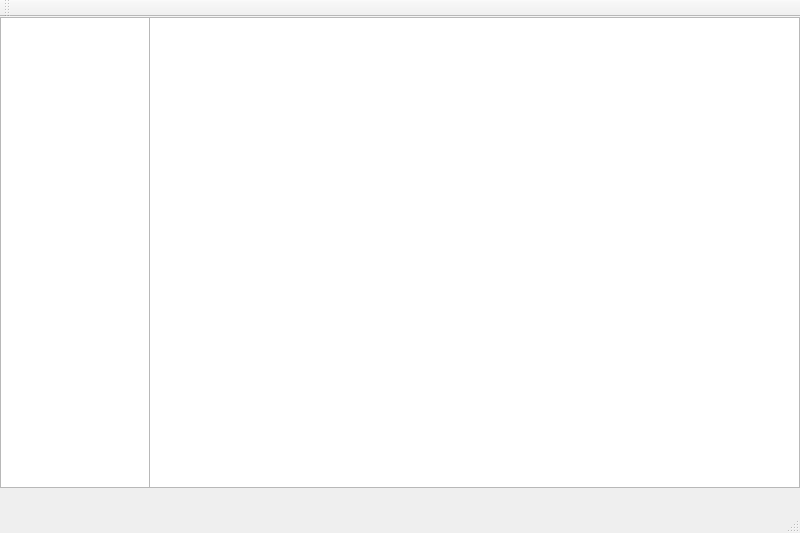
<?xml version="1.0" encoding="UTF-8"?>
<ui version="4.0">
 <class>MainWindow</class>
 <widget class="QMainWindow" name="MainWindow">
  <property name="enabled">
   <bool>true</bool>
  </property>
  <property name="geometry">
   <rect>
    <x>0</x>
    <y>0</y>
    <width>800</width>
    <height>533</height>
   </rect>
  </property>
  <property name="sizePolicy">
   <sizepolicy hsizetype="Fixed" vsizetype="Fixed">
    <horstretch>0</horstretch>
    <verstretch>0</verstretch>
   </sizepolicy>
  </property>
  <property name="minimumSize">
   <size>
    <width>800</width>
    <height>533</height>
   </size>
  </property>
  <property name="maximumSize">
   <size>
    <width>800</width>
    <height>533</height>
   </size>
  </property>
  <property name="windowTitle">
   <string>Tarea 1</string>
  </property>
  <property name="unifiedTitleAndToolBarOnMac">
   <bool>true</bool>
  </property>
  <widget class="QWidget" name="centralWidget">
   <widget class="graphicsview" name="graphicsView">
    <property name="geometry">
     <rect>
      <x>149</x>
      <y>0</y>
      <width>651</width>
      <height>471</height>
     </rect>
    </property>
   </widget>
   <widget class="QTableView" name="tableView">
    <property name="geometry">
     <rect>
      <x>0</x>
      <y>0</y>
      <width>150</width>
      <height>471</height>
     </rect>
    </property>
   </widget>
  </widget>
  <widget class="QMenuBar" name="menuBar">
   <property name="geometry">
    <rect>
     <x>0</x>
     <y>0</y>
     <width>800</width>
     <height>22</height>
    </rect>
   </property>
  </widget>
  <widget class="QToolBar" name="mainToolBar">
   <attribute name="toolBarArea">
    <enum>TopToolBarArea</enum>
   </attribute>
   <attribute name="toolBarBreak">
    <bool>false</bool>
   </attribute>
  </widget>
  <widget class="QStatusBar" name="statusBar"/>
 </widget>
 <layoutdefault spacing="6" margin="11"/>
 <customwidgets>
  <customwidget>
   <class>graphicsview</class>
   <extends>QGraphicsView</extends>
   <header>graphicsview.h</header>
  </customwidget>
 </customwidgets>
 <resources/>
 <connections/>
</ui>
